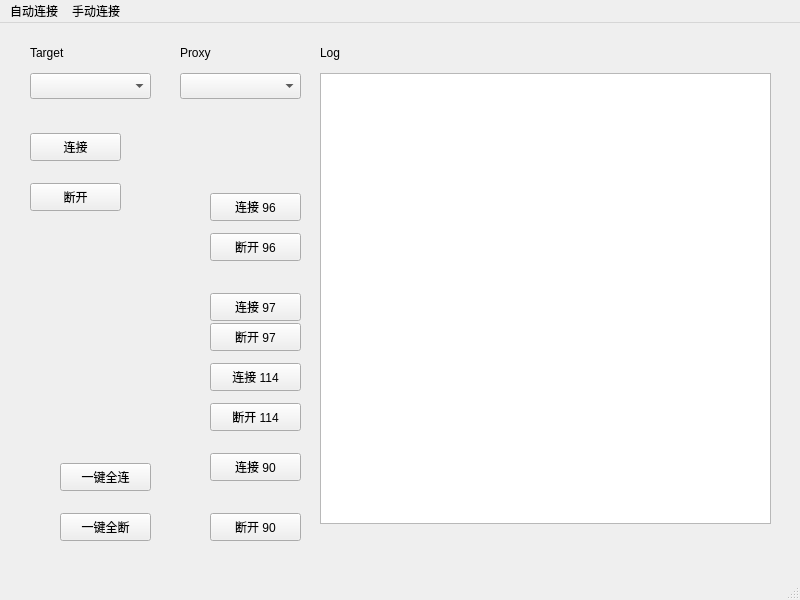
<?xml version="1.0" encoding="UTF-8"?>
<ui version="4.0">
 <class>MainWin</class>
 <widget class="QMainWindow" name="MainWin">
  <property name="geometry">
   <rect>
    <x>0</x>
    <y>0</y>
    <width>800</width>
    <height>600</height>
   </rect>
  </property>
  <property name="windowTitle">
   <string>Establish Tunnel to Server</string>
  </property>
  <widget class="QWidget" name="centralwidget">
   <widget class="QPushButton" name="btn96Start">
    <property name="geometry">
     <rect>
      <x>210</x>
      <y>170</y>
      <width>91</width>
      <height>28</height>
     </rect>
    </property>
    <property name="text">
     <string>连接 96</string>
    </property>
   </widget>
   <widget class="QPushButton" name="btn97Start">
    <property name="geometry">
     <rect>
      <x>210</x>
      <y>270</y>
      <width>91</width>
      <height>28</height>
     </rect>
    </property>
    <property name="text">
     <string>连接 97</string>
    </property>
   </widget>
   <widget class="QPushButton" name="btn114Start">
    <property name="geometry">
     <rect>
      <x>210</x>
      <y>340</y>
      <width>91</width>
      <height>28</height>
     </rect>
    </property>
    <property name="text">
     <string>连接 114</string>
    </property>
   </widget>
   <widget class="QPushButton" name="btn96Stop">
    <property name="geometry">
     <rect>
      <x>210</x>
      <y>210</y>
      <width>91</width>
      <height>28</height>
     </rect>
    </property>
    <property name="text">
     <string>断开 96</string>
    </property>
   </widget>
   <widget class="QPushButton" name="btn97Stop">
    <property name="geometry">
     <rect>
      <x>210</x>
      <y>300</y>
      <width>91</width>
      <height>28</height>
     </rect>
    </property>
    <property name="text">
     <string>断开 97</string>
    </property>
   </widget>
   <widget class="QPushButton" name="btn114Stop">
    <property name="geometry">
     <rect>
      <x>210</x>
      <y>380</y>
      <width>91</width>
      <height>28</height>
     </rect>
    </property>
    <property name="text">
     <string>断开 114</string>
    </property>
   </widget>
   <widget class="QPushButton" name="btn90Start">
    <property name="geometry">
     <rect>
      <x>210</x>
      <y>430</y>
      <width>91</width>
      <height>28</height>
     </rect>
    </property>
    <property name="text">
     <string>连接 90</string>
    </property>
   </widget>
   <widget class="QPushButton" name="btn90Stop">
    <property name="geometry">
     <rect>
      <x>210</x>
      <y>490</y>
      <width>91</width>
      <height>28</height>
     </rect>
    </property>
    <property name="text">
     <string>断开 90</string>
    </property>
   </widget>
   <widget class="QPushButton" name="btnAllStart">
    <property name="geometry">
     <rect>
      <x>60</x>
      <y>440</y>
      <width>91</width>
      <height>28</height>
     </rect>
    </property>
    <property name="text">
     <string>一键全连</string>
    </property>
   </widget>
   <widget class="QPushButton" name="btnAllStop">
    <property name="geometry">
     <rect>
      <x>60</x>
      <y>490</y>
      <width>91</width>
      <height>28</height>
     </rect>
    </property>
    <property name="text">
     <string>一键全断</string>
    </property>
   </widget>
   <widget class="QTextBrowser" name="txtBrower">
    <property name="geometry">
     <rect>
      <x>320</x>
      <y>50</y>
      <width>451</width>
      <height>451</height>
     </rect>
    </property>
   </widget>
   <widget class="QComboBox" name="serverListBox">
    <property name="geometry">
     <rect>
      <x>30</x>
      <y>50</y>
      <width>121</width>
      <height>26</height>
     </rect>
    </property>
   </widget>
   <widget class="QPushButton" name="btnStart">
    <property name="geometry">
     <rect>
      <x>30</x>
      <y>110</y>
      <width>91</width>
      <height>28</height>
     </rect>
    </property>
    <property name="text">
     <string>连接</string>
    </property>
   </widget>
   <widget class="QPushButton" name="btnStop">
    <property name="geometry">
     <rect>
      <x>30</x>
      <y>160</y>
      <width>91</width>
      <height>28</height>
     </rect>
    </property>
    <property name="text">
     <string>断开</string>
    </property>
   </widget>
   <widget class="QLabel" name="label">
    <property name="geometry">
     <rect>
      <x>320</x>
      <y>20</y>
      <width>71</width>
      <height>20</height>
     </rect>
    </property>
    <property name="text">
     <string>Log</string>
    </property>
   </widget>
   <widget class="QLabel" name="label_2">
    <property name="geometry">
     <rect>
      <x>30</x>
      <y>20</y>
      <width>71</width>
      <height>20</height>
     </rect>
    </property>
    <property name="text">
     <string>Target</string>
    </property>
   </widget>
   <widget class="QLabel" name="label_3">
    <property name="geometry">
     <rect>
      <x>180</x>
      <y>20</y>
      <width>71</width>
      <height>20</height>
     </rect>
    </property>
    <property name="text">
     <string>Proxy</string>
    </property>
   </widget>
   <widget class="QComboBox" name="proxyListBox">
    <property name="geometry">
     <rect>
      <x>180</x>
      <y>50</y>
      <width>121</width>
      <height>26</height>
     </rect>
    </property>
   </widget>
  </widget>
  <widget class="QMenuBar" name="menubar">
   <property name="geometry">
    <rect>
     <x>0</x>
     <y>0</y>
     <width>800</width>
     <height>23</height>
    </rect>
   </property>
   <widget class="QMenu" name="autoConnect">
    <property name="title">
     <string>自动连接</string>
    </property>
   </widget>
   <widget class="QMenu" name="manualConnect">
    <property name="title">
     <string>手动连接</string>
    </property>
   </widget>
   <addaction name="autoConnect"/>
   <addaction name="manualConnect"/>
  </widget>
  <widget class="QStatusBar" name="statusbar"/>
 </widget>
 <resources/>
 <connections/>
</ui>
